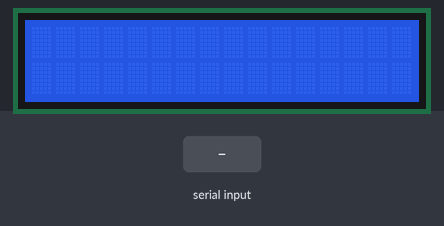
Bench run of a sketch on a simulated Arduino Uno, built with avr-gcc and run on an emulated ATmega328P. On the bench: 16×2 character LCD. Inputs (shaded band) come from the test bench. What the sketch prints to the serial monitor is not drawn.

Above: at 1.2 s.
1.3 s: "90,45\n" received over Serial
At 2.5 s:
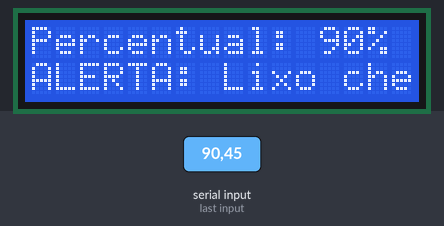
2.8 s: "5\n" received over Serial
At 4.0 s:
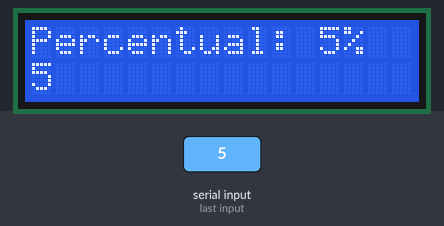
4.3 s: "90\n" received over Serial
At 4.7 s:
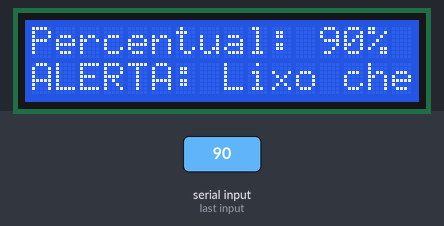
Timing chart, 0 to 7.3 s (numbered marks = the images above; inputs shaded):
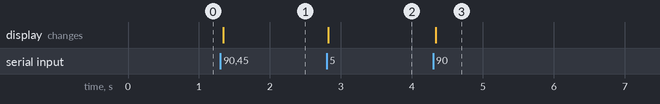

The sketch:

arduino.ino
```cpp
#include <Wire.h>
#include <LiquidCrystal_I2C.h>
#include <TimeLib.h>

LiquidCrystal_I2C lcd(0x27, 16, 2);

void setup() {
    lcd.begin(16, 2);
    lcd.backlight();
    Serial.begin(9600);
}

void loop() {
    if (Serial.available()) {
        String data = Serial.readStringUntil('\n');
        Serial.println("Dados recebidos: " + data);

        int firstComma = data.indexOf(',');
        int secondComma = data.indexOf(',', firstComma + 1);
        int thirdComma = data.indexOf(',', secondComma + 1);


        String distancia_str = data.substring(0, firstComma);
        String volume_str = data.substring(firstComma + 1, secondComma);
        String percentual_str = data.substring(secondComma + 1, thirdComma);
        String estado_tampa = data.substring(thirdComma + 1);

        int percentual = percentual_str.toInt();


        estado_tampa.trim();

        lcd.clear();
        lcd.setCursor(0, 0);
        lcd.print("Percentual: ");
        lcd.print(percentual);
        lcd.print("%");

        if (percentual > 75) {
            lcd.setCursor(0, 1);
            lcd.print("ALERTA: Lixo cheio");
        } else {
            lcd.setCursor(0, 1);
            lcd.print(estado_tampa);
        }
    }
}
```

Measured:
- after the input at 1.3 s, the display: changes at once (image 1)
- after the input at 2.8 s, the display: changes at once (image 2)
- after the input at 4.3 s, the display: changes at once (image 3)
